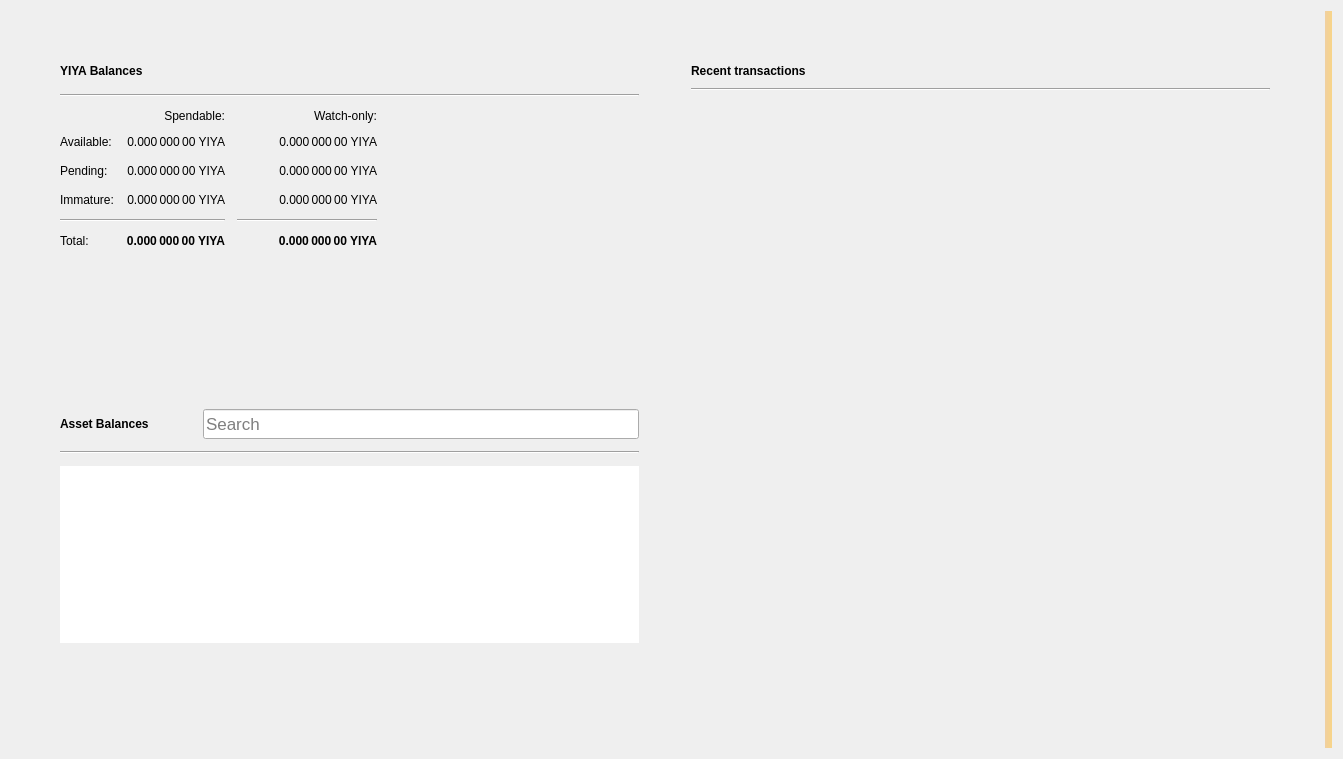
<?xml version="1.0" encoding="UTF-8"?>
<ui version="4.0">
 <class>OverviewPage</class>
 <widget class="QWidget" name="OverviewPage">
  <property name="geometry">
   <rect>
    <x>0</x>
    <y>0</y>
    <width>1343</width>
    <height>759</height>
   </rect>
  </property>
  <property name="windowTitle">
   <string>Form</string>
  </property>
  <property name="autoFillBackground">
   <bool>false</bool>
  </property>
  <layout class="QGridLayout" name="gridLayout_3">
   <item row="0" column="1">
    <layout class="QVBoxLayout" name="verticalLayout_7">
     <property name="spacing">
      <number>0</number>
     </property>
     <property name="leftMargin">
      <number>0</number>
     </property>
     <property name="topMargin">
      <number>0</number>
     </property>
     <property name="rightMargin">
      <number>0</number>
     </property>
     <property name="bottomMargin">
      <number>0</number>
     </property>
     <item>
      <layout class="QHBoxLayout" name="horizontalLayout" stretch="0,0">
       <property name="spacing">
        <number>34</number>
       </property>
       <property name="sizeConstraint">
        <enum>QLayout::SetMaximumSize</enum>
       </property>
       <property name="leftMargin">
        <number>40</number>
       </property>
       <property name="topMargin">
        <number>40</number>
       </property>
       <property name="rightMargin">
        <number>40</number>
       </property>
       <property name="bottomMargin">
        <number>40</number>
       </property>
       <item>
        <layout class="QVBoxLayout" name="verticalLayout_2">
         <property name="spacing">
          <number>34</number>
         </property>
         <property name="rightMargin">
          <number>0</number>
         </property>
         <item>
          <widget class="QFrame" name="frame">
           <property name="sizePolicy">
            <sizepolicy hsizetype="Preferred" vsizetype="Preferred">
             <horstretch>0</horstretch>
             <verstretch>0</verstretch>
            </sizepolicy>
           </property>
           <property name="frameShape">
            <enum>QFrame::NoFrame</enum>
           </property>
           <property name="frameShadow">
            <enum>QFrame::Raised</enum>
           </property>
           <property name="lineWidth">
            <number>10</number>
           </property>
           <layout class="QVBoxLayout" name="verticalLayout_4">
            <property name="spacing">
             <number>12</number>
            </property>
            <item>
             <layout class="QHBoxLayout" name="horizontalLayout_4">
              <item>
               <widget class="QLabel" name="yiyaBalancesLabel">
                <property name="font">
                 <font>
                  <weight>75</weight>
                  <bold>true</bold>
                 </font>
                </property>
                <property name="text">
                 <string>YIYA Balances</string>
                </property>
               </widget>
              </item>
              <item>
               <widget class="QPushButton" name="labelWalletStatus">
                <property name="enabled">
                 <bool>true</bool>
                </property>
                <property name="maximumSize">
                 <size>
                  <width>30</width>
                  <height>16777215</height>
                 </size>
                </property>
                <property name="toolTip">
                 <string>The displayed information may be out of date. Your wallet automatically synchronizes with the Yiya network after a connection is established, but this process has not completed yet.</string>
                </property>
                <property name="text">
                 <string/>
                </property>
                <property name="icon">
                 <iconset>
                  <normaloff>:/icons/warning</normaloff>
                  <disabledoff>:/icons/warning</disabledoff>:/icons/warning</iconset>
                </property>
                <property name="iconSize">
                 <size>
                  <width>24</width>
                  <height>24</height>
                 </size>
                </property>
                <property name="flat">
                 <bool>true</bool>
                </property>
               </widget>
              </item>
              <item>
               <spacer name="horizontalSpacer_3">
                <property name="orientation">
                 <enum>Qt::Horizontal</enum>
                </property>
                <property name="sizeHint" stdset="0">
                 <size>
                  <width>40</width>
                  <height>20</height>
                 </size>
                </property>
               </spacer>
              </item>
             </layout>
            </item>
            <item>
             <widget class="Line" name="line_2">
              <property name="orientation">
               <enum>Qt::Horizontal</enum>
              </property>
             </widget>
            </item>
            <item>
             <layout class="QGridLayout" name="gridLayout">
              <property name="spacing">
               <number>12</number>
              </property>
              <item row="3" column="2">
               <widget class="QLabel" name="labelWatchImmature">
                <property name="font">
                 <font>
                  <weight>50</weight>
                  <bold>false</bold>
                 </font>
                </property>
                <property name="cursor">
                 <cursorShape>IBeamCursor</cursorShape>
                </property>
                <property name="toolTip">
                 <string>Mined balance in watch-only addresses that has not yet matured</string>
                </property>
                <property name="text">
                 <string notr="true">0.000 000 00 YIYA</string>
                </property>
                <property name="alignment">
                 <set>Qt::AlignRight|Qt::AlignTrailing|Qt::AlignVCenter</set>
                </property>
                <property name="textInteractionFlags">
                 <set>Qt::LinksAccessibleByMouse|Qt::TextSelectableByKeyboard|Qt::TextSelectableByMouse</set>
                </property>
               </widget>
              </item>
              <item row="2" column="3">
               <spacer name="horizontalSpacer_2">
                <property name="orientation">
                 <enum>Qt::Horizontal</enum>
                </property>
                <property name="sizeHint" stdset="0">
                 <size>
                  <width>40</width>
                  <height>20</height>
                 </size>
                </property>
               </spacer>
              </item>
              <item row="1" column="0">
               <widget class="QLabel" name="labelBalanceText">
                <property name="text">
                 <string>Available:</string>
                </property>
               </widget>
              </item>
              <item row="1" column="2">
               <widget class="QLabel" name="labelWatchAvailable">
                <property name="font">
                 <font>
                  <weight>50</weight>
                  <bold>false</bold>
                 </font>
                </property>
                <property name="cursor">
                 <cursorShape>IBeamCursor</cursorShape>
                </property>
                <property name="toolTip">
                 <string>Your current balance in watch-only addresses</string>
                </property>
                <property name="text">
                 <string notr="true">0.000 000 00 YIYA</string>
                </property>
                <property name="alignment">
                 <set>Qt::AlignRight|Qt::AlignTrailing|Qt::AlignVCenter</set>
                </property>
                <property name="textInteractionFlags">
                 <set>Qt::LinksAccessibleByMouse|Qt::TextSelectableByKeyboard|Qt::TextSelectableByMouse</set>
                </property>
               </widget>
              </item>
              <item row="2" column="1">
               <widget class="QLabel" name="labelUnconfirmed">
                <property name="font">
                 <font>
                  <weight>50</weight>
                  <bold>false</bold>
                 </font>
                </property>
                <property name="cursor">
                 <cursorShape>IBeamCursor</cursorShape>
                </property>
                <property name="toolTip">
                 <string>Total of transactions that have yet to be confirmed, and do not yet count toward the spendable balance</string>
                </property>
                <property name="text">
                 <string notr="true">0.000 000 00 YIYA</string>
                </property>
                <property name="alignment">
                 <set>Qt::AlignRight|Qt::AlignTrailing|Qt::AlignVCenter</set>
                </property>
                <property name="textInteractionFlags">
                 <set>Qt::LinksAccessibleByMouse|Qt::TextSelectableByKeyboard|Qt::TextSelectableByMouse</set>
                </property>
               </widget>
              </item>
              <item row="4" column="2">
               <widget class="Line" name="lineWatchBalance">
                <property name="sizePolicy">
                 <sizepolicy hsizetype="Preferred" vsizetype="Fixed">
                  <horstretch>0</horstretch>
                  <verstretch>0</verstretch>
                 </sizepolicy>
                </property>
                <property name="minimumSize">
                 <size>
                  <width>140</width>
                  <height>0</height>
                 </size>
                </property>
                <property name="orientation">
                 <enum>Qt::Horizontal</enum>
                </property>
               </widget>
              </item>
              <item row="0" column="1">
               <widget class="QLabel" name="labelSpendable">
                <property name="text">
                 <string>Spendable:</string>
                </property>
                <property name="alignment">
                 <set>Qt::AlignRight|Qt::AlignTrailing|Qt::AlignVCenter</set>
                </property>
               </widget>
              </item>
              <item row="3" column="0">
               <widget class="QLabel" name="labelImmatureText">
                <property name="text">
                 <string>Immature:</string>
                </property>
               </widget>
              </item>
              <item row="5" column="2">
               <widget class="QLabel" name="labelWatchTotal">
                <property name="font">
                 <font>
                  <weight>75</weight>
                  <bold>true</bold>
                 </font>
                </property>
                <property name="cursor">
                 <cursorShape>IBeamCursor</cursorShape>
                </property>
                <property name="toolTip">
                 <string>Current total balance in watch-only addresses</string>
                </property>
                <property name="text">
                 <string notr="true">0.000 000 00 YIYA</string>
                </property>
                <property name="alignment">
                 <set>Qt::AlignRight|Qt::AlignTrailing|Qt::AlignVCenter</set>
                </property>
                <property name="textInteractionFlags">
                 <set>Qt::LinksAccessibleByMouse|Qt::TextSelectableByKeyboard|Qt::TextSelectableByMouse</set>
                </property>
               </widget>
              </item>
              <item row="4" column="0" colspan="2">
               <widget class="Line" name="line">
                <property name="orientation">
                 <enum>Qt::Horizontal</enum>
                </property>
               </widget>
              </item>
              <item row="0" column="2">
               <widget class="QLabel" name="labelWatchonly">
                <property name="text">
                 <string>Watch-only:</string>
                </property>
                <property name="alignment">
                 <set>Qt::AlignRight|Qt::AlignTrailing|Qt::AlignVCenter</set>
                </property>
               </widget>
              </item>
              <item row="5" column="1">
               <widget class="QLabel" name="labelTotal">
                <property name="font">
                 <font>
                  <weight>75</weight>
                  <bold>true</bold>
                 </font>
                </property>
                <property name="cursor">
                 <cursorShape>IBeamCursor</cursorShape>
                </property>
                <property name="toolTip">
                 <string>Your current total balance</string>
                </property>
                <property name="text">
                 <string notr="true">0.000 000 00 YIYA</string>
                </property>
                <property name="alignment">
                 <set>Qt::AlignRight|Qt::AlignTrailing|Qt::AlignVCenter</set>
                </property>
                <property name="textInteractionFlags">
                 <set>Qt::LinksAccessibleByMouse|Qt::TextSelectableByKeyboard|Qt::TextSelectableByMouse</set>
                </property>
               </widget>
              </item>
              <item row="1" column="1">
               <widget class="QLabel" name="labelBalance">
                <property name="font">
                 <font>
                  <weight>50</weight>
                  <bold>false</bold>
                 </font>
                </property>
                <property name="cursor">
                 <cursorShape>IBeamCursor</cursorShape>
                </property>
                <property name="toolTip">
                 <string>Your current spendable balance</string>
                </property>
                <property name="text">
                 <string notr="true">0.000 000 00 YIYA</string>
                </property>
                <property name="alignment">
                 <set>Qt::AlignRight|Qt::AlignTrailing|Qt::AlignVCenter</set>
                </property>
                <property name="textInteractionFlags">
                 <set>Qt::LinksAccessibleByMouse|Qt::TextSelectableByKeyboard|Qt::TextSelectableByMouse</set>
                </property>
               </widget>
              </item>
              <item row="2" column="0">
               <widget class="QLabel" name="labelPendingText">
                <property name="text">
                 <string>Pending:</string>
                </property>
               </widget>
              </item>
              <item row="5" column="0">
               <widget class="QLabel" name="labelTotalText">
                <property name="text">
                 <string>Total:</string>
                </property>
               </widget>
              </item>
              <item row="3" column="1">
               <widget class="QLabel" name="labelImmature">
                <property name="font">
                 <font>
                  <weight>50</weight>
                  <bold>false</bold>
                 </font>
                </property>
                <property name="cursor">
                 <cursorShape>IBeamCursor</cursorShape>
                </property>
                <property name="toolTip">
                 <string>Mined balance that has not yet matured</string>
                </property>
                <property name="text">
                 <string notr="true">0.000 000 00 YIYA</string>
                </property>
                <property name="alignment">
                 <set>Qt::AlignRight|Qt::AlignTrailing|Qt::AlignVCenter</set>
                </property>
                <property name="textInteractionFlags">
                 <set>Qt::LinksAccessibleByMouse|Qt::TextSelectableByKeyboard|Qt::TextSelectableByMouse</set>
                </property>
               </widget>
              </item>
              <item row="2" column="2">
               <widget class="QLabel" name="labelWatchPending">
                <property name="font">
                 <font>
                  <weight>50</weight>
                  <bold>false</bold>
                 </font>
                </property>
                <property name="cursor">
                 <cursorShape>IBeamCursor</cursorShape>
                </property>
                <property name="toolTip">
                 <string>Unconfirmed transactions to watch-only addresses</string>
                </property>
                <property name="text">
                 <string notr="true">0.000 000 00 YIYA</string>
                </property>
                <property name="alignment">
                 <set>Qt::AlignRight|Qt::AlignTrailing|Qt::AlignVCenter</set>
                </property>
                <property name="textInteractionFlags">
                 <set>Qt::LinksAccessibleByMouse|Qt::TextSelectableByKeyboard|Qt::TextSelectableByMouse</set>
                </property>
               </widget>
              </item>
             </layout>
            </item>
           </layout>
          </widget>
         </item>
         <item>
          <widget class="QWidget" name="assetVerticalSpaceWidget2" native="true">
           <property name="autoFillBackground">
            <bool>false</bool>
           </property>
           <layout class="QVBoxLayout" name="verticalLayout_6">
            <item>
             <spacer name="verticalSpacer_4">
              <property name="orientation">
               <enum>Qt::Vertical</enum>
              </property>
              <property name="sizeHint" stdset="0">
               <size>
                <width>20</width>
                <height>87</height>
               </size>
              </property>
             </spacer>
            </item>
           </layout>
          </widget>
         </item>
         <item>
          <widget class="QFrame" name="assetFrame">
           <property name="autoFillBackground">
            <bool>true</bool>
           </property>
           <property name="frameShape">
            <enum>QFrame::NoFrame</enum>
           </property>
           <property name="frameShadow">
            <enum>QFrame::Plain</enum>
           </property>
           <property name="lineWidth">
            <number>0</number>
           </property>
           <layout class="QVBoxLayout" name="verticalLayout_5">
            <property name="spacing">
             <number>12</number>
            </property>
            <item>
             <layout class="QHBoxLayout" name="assetBalanceHorizontalLayout">
              <item alignment="Qt::AlignVCenter">
               <widget class="QLabel" name="assetBalanceLabel">
                <property name="font">
                 <font>
                  <weight>75</weight>
                  <bold>true</bold>
                 </font>
                </property>
                <property name="text">
                 <string>Asset Balances</string>
                </property>
               </widget>
              </item>
              <item>
               <widget class="QPushButton" name="labelAssetStatus">
                <property name="enabled">
                 <bool>true</bool>
                </property>
                <property name="maximumSize">
                 <size>
                  <width>30</width>
                  <height>16777215</height>
                 </size>
                </property>
                <property name="toolTip">
                 <string>The displayed information may be out of date. Your wallet automatically synchronizes with the Yiya network after a connection is established, but this process has not completed yet.</string>
                </property>
                <property name="text">
                 <string/>
                </property>
                <property name="icon">
                 <iconset>
                  <normaloff>:/icons/warning</normaloff>
                  <disabledoff>:/icons/warning</disabledoff>:/icons/warning</iconset>
                </property>
                <property name="iconSize">
                 <size>
                  <width>24</width>
                  <height>24</height>
                 </size>
                </property>
                <property name="flat">
                 <bool>true</bool>
                </property>
               </widget>
              </item>
              <item alignment="Qt::AlignBottom">
               <widget class="QLineEdit" name="assetSearch">
                <property name="sizePolicy">
                 <sizepolicy hsizetype="Expanding" vsizetype="Preferred">
                  <horstretch>0</horstretch>
                  <verstretch>0</verstretch>
                 </sizepolicy>
                </property>
                <property name="minimumSize">
                 <size>
                  <width>0</width>
                  <height>30</height>
                 </size>
                </property>
                <property name="maximumSize">
                 <size>
                  <width>16777215</width>
                  <height>30</height>
                 </size>
                </property>
                <property name="sizeIncrement">
                 <size>
                  <width>0</width>
                  <height>0</height>
                 </size>
                </property>
                <property name="baseSize">
                 <size>
                  <width>0</width>
                  <height>0</height>
                 </size>
                </property>
                <property name="font">
                 <font>
                  <pointsize>13</pointsize>
                 </font>
                </property>
                <property name="maxLength">
                 <number>32</number>
                </property>
                <property name="frame">
                 <bool>true</bool>
                </property>
                <property name="alignment">
                 <set>Qt::AlignLeading|Qt::AlignLeft|Qt::AlignVCenter</set>
                </property>
                <property name="placeholderText">
                 <string>Search</string>
                </property>
                <property name="clearButtonEnabled">
                 <bool>true</bool>
                </property>
               </widget>
              </item>
             </layout>
            </item>
            <item>
             <widget class="Line" name="assetBalanceLine">
              <property name="orientation">
               <enum>Qt::Horizontal</enum>
              </property>
             </widget>
            </item>
            <item>
             <widget class="QListView" name="listAssets">
              <property name="frameShape">
               <enum>QFrame::NoFrame</enum>
              </property>
              <property name="lineWidth">
               <number>0</number>
              </property>
              <property name="verticalScrollMode">
               <enum>QAbstractItemView::ScrollPerItem</enum>
              </property>
             </widget>
            </item>
            <item>
             <widget class="QWidget" name="assetVerticalSpaceWidget" native="true">
              <property name="autoFillBackground">
               <bool>false</bool>
              </property>
              <layout class="QVBoxLayout" name="verticalLayout">
               <item>
                <spacer name="verticalSpacer_3">
                 <property name="orientation">
                  <enum>Qt::Vertical</enum>
                 </property>
                 <property name="sizeHint" stdset="0">
                  <size>
                   <width>20</width>
                   <height>40</height>
                  </size>
                 </property>
                </spacer>
               </item>
              </layout>
             </widget>
            </item>
           </layout>
          </widget>
         </item>
        </layout>
       </item>
       <item>
        <layout class="QVBoxLayout" name="verticalLayout_3">
         <property name="spacing">
          <number>34</number>
         </property>
         <property name="leftMargin">
          <number>0</number>
         </property>
         <item>
          <widget class="QFrame" name="frame_2">
           <property name="sizePolicy">
            <sizepolicy hsizetype="Preferred" vsizetype="Fixed">
             <horstretch>0</horstretch>
             <verstretch>0</verstretch>
            </sizepolicy>
           </property>
           <property name="frameShape">
            <enum>QFrame::NoFrame</enum>
           </property>
           <property name="frameShadow">
            <enum>QFrame::Plain</enum>
           </property>
           <property name="lineWidth">
            <number>0</number>
           </property>
           <layout class="QGridLayout" name="gridLayout_2">
            <property name="horizontalSpacing">
             <number>12</number>
            </property>
            <item row="0" column="0">
             <layout class="QHBoxLayout" name="horizontalLayout_2">
              <item>
               <widget class="QLabel" name="recentTransactionsLabel">
                <property name="font">
                 <font>
                  <weight>75</weight>
                  <bold>true</bold>
                 </font>
                </property>
                <property name="text">
                 <string>Recent transactions</string>
                </property>
               </widget>
              </item>
              <item>
               <widget class="QPushButton" name="labelTransactionsStatus">
                <property name="enabled">
                 <bool>true</bool>
                </property>
                <property name="maximumSize">
                 <size>
                  <width>30</width>
                  <height>16777215</height>
                 </size>
                </property>
                <property name="toolTip">
                 <string>The displayed information may be out of date. Your wallet automatically synchronizes with the Yiya network after a connection is established, but this process has not completed yet.</string>
                </property>
                <property name="text">
                 <string/>
                </property>
                <property name="icon">
                 <iconset>
                  <normaloff>:/icons/warning</normaloff>
                  <disabledoff>:/icons/warning</disabledoff>:/icons/warning</iconset>
                </property>
                <property name="iconSize">
                 <size>
                  <width>24</width>
                  <height>24</height>
                 </size>
                </property>
                <property name="flat">
                 <bool>true</bool>
                </property>
               </widget>
              </item>
              <item>
               <spacer name="horizontalSpacer">
                <property name="orientation">
                 <enum>Qt::Horizontal</enum>
                </property>
                <property name="sizeHint" stdset="0">
                 <size>
                  <width>40</width>
                  <height>20</height>
                 </size>
                </property>
               </spacer>
              </item>
             </layout>
            </item>
            <item row="2" column="0">
             <widget class="QListView" name="listTransactions">
              <property name="styleSheet">
               <string notr="true">QListView { background: transparent; }</string>
              </property>
              <property name="frameShape">
               <enum>QFrame::NoFrame</enum>
              </property>
              <property name="verticalScrollBarPolicy">
               <enum>Qt::ScrollBarAlwaysOff</enum>
              </property>
              <property name="horizontalScrollBarPolicy">
               <enum>Qt::ScrollBarAlwaysOff</enum>
              </property>
              <property name="selectionMode">
               <enum>QAbstractItemView::NoSelection</enum>
              </property>
             </widget>
            </item>
            <item row="1" column="0">
             <widget class="Line" name="line_3">
              <property name="orientation">
               <enum>Qt::Horizontal</enum>
              </property>
             </widget>
            </item>
           </layout>
          </widget>
         </item>
         <item>
          <spacer name="verticalSpacer_2">
           <property name="orientation">
            <enum>Qt::Vertical</enum>
           </property>
           <property name="sizeHint" stdset="0">
            <size>
             <width>20</width>
             <height>40</height>
            </size>
           </property>
          </spacer>
         </item>
        </layout>
       </item>
      </layout>
     </item>
    </layout>
   </item>
   <item row="0" column="3">
    <widget class="QLabel" name="labelAlerts">
     <property name="visible">
      <bool>true</bool>
     </property>
     <property name="styleSheet">
      <string notr="true">QLabel { background-color: qlineargradient(x1: 0, y1: 0, x2: 1, y2: 0, stop:0 #F0D0A0, stop:1 #F8D488); color:#000000; }</string>
     </property>
     <property name="wordWrap">
      <bool>true</bool>
     </property>
     <property name="margin">
      <number>3</number>
     </property>
     <property name="textInteractionFlags">
      <set>Qt::TextSelectableByMouse</set>
     </property>
    </widget>
   </item>
  </layout>
 </widget>
 <resources/>
 <connections/>
</ui>
